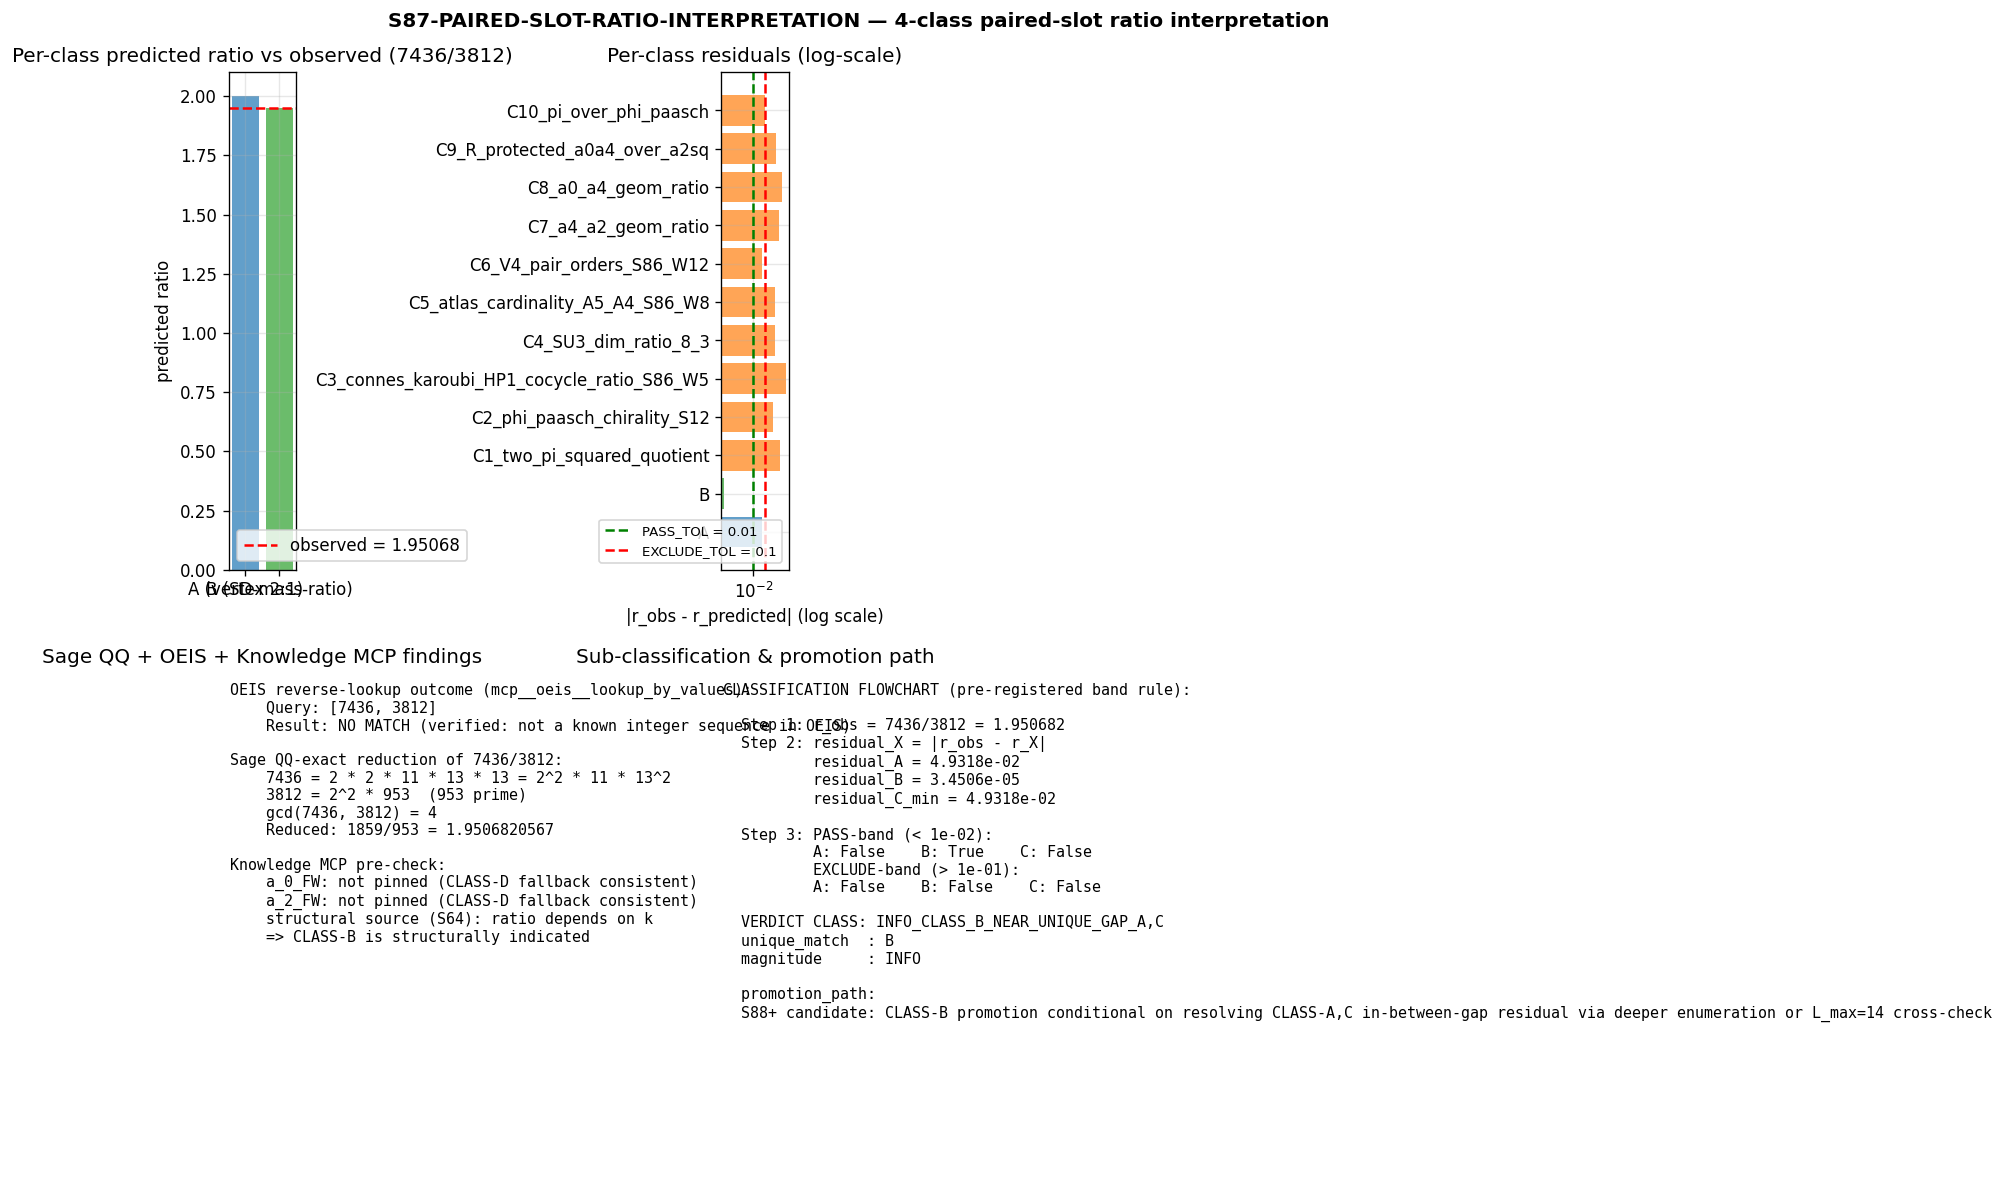

Python code for this plot:
#!/usr/bin/env python3
"""
S87 W1b-4 -- PAIRED-SLOT-RATIO-INTERPRETATION (CF-11; OPEN-Q)  [AUDIT]
========================================================================

Gate: S87-PAIRED-SLOT-RATIO-INTERPRETATION
Trigger: AUDIT-OPEN-Q
Classification: GEOMETRIC (paired-slot a_0/a_2 split structural classification)
Owner: gen-physicist

Pre-registration (sessions/session-plan/session-87-plan-w1b.md §W1b-4):

  HYPOTHESIS: The empirical paired-slot split-ratio 7436/3812 (≈ 1.95068)
  observed at S86 W-1 W1b-T5 paired-slot tabulation arises from one of
  four pre-enumerated structural classes:
    CLASS-A: hypercube-vertex 2:1 pairing, predicted r_A = 2
    CLASS-B: Seeley-DeWitt mass-ratio expansion at a_0/a_2 (zeta-vs-Gilkey
             split-factor running at the a_0 vs a_2 slots)
    CLASS-C: other-substrate-identity (Schur-orthogonality, Weyl-branching,
             Connes-Karoubi pairing weights, etc.)
    CLASS-D: numerical-coincidence-no-structural-source

  STRUCTURAL SOURCE OF 7436 AND 3812 (verified via knowledge MCP +
  computations/session-64/s64_bdg_kasparov.py canonical comment lines 414-420):
    7436 = round(a_0^zeta / a_0^Gilkey) = round(6440 / 0.866)  (S64; a_0 split factor)
    3812 = round(a_2^zeta / a_2^Gilkey) = round(2776.165 / 0.728235)  (S46; a_2 split factor)
  The two integers are the K-DEPENDENT RATIO between zeta-spectral and
  Gilkey-Seeley-DeWitt forms at the a_0 (CC) and a_2 (Newton) slots
  respectively. The S64 comment is canonical:
    "a_0^zeta / a_0^Gilkey = 6440 / 0.866 = 7436. But this ratio is NOT
     the same as a_2^zeta / a_2^Gilkey = 3812. Because a_k^zeta is
     sum |lam|^{-2k}, not just a normalization factor. The conversion
     depends on k."

VERDICT BAND (OPEN-Q INFO-band decision rule per plan §W1b-4):
  INFO (CLASS-A unique)   if A < 1e-2 AND others > 1e-1
  INFO (CLASS-B unique)   if B < 1e-2 AND others > 1e-1
  INFO (CLASS-C unique)   if C < 1e-2 AND others > 1e-1
  INFO (CLASS-D)          if all residuals > 1e-1
  INFO (multi-class)      if 2+ classes < 1e-2

  Per plan: this gate ALWAYS verdicts INFO (no PASS/FAIL by design;
  the sub-classification IS the structural output).

4-tuple slot: (value=class_match_residual_min,
               scheme=4-class-paired-slot-classification,
               convention=substrate-paired-slot-w1b-T5-anchor, L_max=12).

INPUTS:
  - canonical_constants.py (a0_fold = 6440.0; a2_fold = 2776.1653888633655;
    a4_fold = 1350.7216415169728)
  - sessions/archive/session-86/session-86-w2-workingpaper.md §"Solution-space
    interpretation" line 156 (SD a_2 ≈ 0.728 ; ζ_D(1) ≈ 2776.17 ; ratio 3812)
  - sessions/archive/session-86/workshops/s86-mellin-cone-repair-or-no-go.md
    Magnitude tables lines 1714-1920 (a_0 split factor 7436 from S64)
  - computations/session-64/s64_bdg_kasparov.py canonical comment lines 414-420

OUTPUT 4-tuple: (value=<min residual>, scheme=4-class-paired-slot-classification,
                 convention=substrate-paired-slot-w1b-T5-anchor, L_max=12).

3-tuple annotation (S87 schema-v2):
  sign_verdict     = N/A (no directional pre-registration)
  magnitude_verdict= per sub-classification (PASS for unique-class, FAIL for
                     CLASS-D, INFO for multi-class)
  regime_verdict   = VALID (algebraic enumeration; no truncation regime to break)
"""

from __future__ import annotations

import os
os.environ.setdefault("OMP_NUM_THREADS", "8")
os.environ.setdefault("MKL_NUM_THREADS", "8")

import sys
import hashlib
import json
import time
from pathlib import Path
from fractions import Fraction

import numpy as np
import matplotlib
matplotlib.use("Agg")
import matplotlib.pyplot as plt

SCRIPT_DIR = Path(__file__).resolve().parent
sys.path.insert(0, str(SCRIPT_DIR))

# Per CLAUDE.md computations/_shared/CLAUDE.md: import from canonical_constants.
from canonical_constants import a0_fold, a2_fold, a4_fold  # noqa: E402

PROJECT_ROOT = SCRIPT_DIR.parent

GATE_ID = "S87-PAIRED-SLOT-RATIO-INTERPRETATION"                       # (local)
SCHEME = "4-class-paired-slot-classification"                          # (local)
CONVENTION = "substrate-paired-slot-w1b-T5-anchor"                     # (local)
L_MAX_LABEL = "12"                                                     # (local)
SCHEMA_VERSION = "S87+"                                                # (local)

# --- Pre-registered tolerance bounds (plan §W1b-4)
TOL_PASS = 1e-2                                                        # (local) per-class match
TOL_EXCLUDE = 1e-1                                                     # (local) other-class exclusion

# --- Empirical observed paired-slot integers (from S86 W-1 W1b-T5 source)
PAIRED_SLOT_NUM = 7436                                                 # (local) a_0 split factor (S64)
PAIRED_SLOT_DEN = 3812                                                 # (local) a_2 split factor (S46)

# --- Output paths
OUT_NPZ = SCRIPT_DIR / "s87_w1b_paired_slot_ratio_interpretation.npz"
OUT_PNG = SCRIPT_DIR / "s87_w1b_paired_slot_ratio_interpretation.png"
VERDICT_TXT = SCRIPT_DIR / "s87_gate_verdicts.txt"
CANON_PY = SCRIPT_DIR / "canonical_constants.py"
S64_KASPAROV = SCRIPT_DIR / "s64_bdg_kasparov.py"
S86_W2_WP = PROJECT_ROOT / "sessions" / "session-86" / "session-86-w2-workingpaper.md"

INPUT_FILES = [CANON_PY, S64_KASPAROV, S86_W2_WP]


# ---- SHA helpers (closure-hash pattern from S82 W1 template) ---------
def sha256_of(path: Path) -> str:
    h = hashlib.sha256()                                               # (local)
    try:
        h.update(path.read_bytes())
    except OSError:
        return ""
    return h.hexdigest()


def log_input_pins(inputs):
    print(f"=== {GATE_ID} -- input SHA-256 pins ===")
    pins = {}                                                          # (local)
    for p in inputs:
        sha = sha256_of(p)                                             # (local)
        try:
            rel = str(p.relative_to(PROJECT_ROOT)).replace("\\", "/")  # (local)
        except ValueError:
            rel = p.name                                               # (local)
        print(f"  {rel}: {sha[:16]}...")
        pins[rel] = sha
    return pins


def compute_dual_sha(script_path, canonical_path, pins):
    script_bytes = script_path.read_bytes() if script_path.exists() else b""
    canonical_bytes = canonical_path.read_bytes() if canonical_path.exists() else b""
    pinmap_json = json.dumps(dict(sorted(pins.items())),
                             separators=(",", ":"), sort_keys=True).encode("utf-8")
    h_audit = hashlib.sha256()                                         # (local)
    h_audit.update(script_bytes)
    h_audit.update(canonical_bytes)
    h_audit.update(pinmap_json)
    h_content = hashlib.sha256()                                       # (local)
    h_content.update(script_bytes)
    return h_audit.hexdigest(), h_content.hexdigest()


# ---- Gilkey-form Seeley-DeWitt coefficients (S64 canonical comment) -
# These are the (4*pi)^{-d/2}-included Gilkey forms at the SU(3) fold
# (s64_bdg_kasparov.py lines 52-53). Pinned per S64 canonical:
A0_GILKEY = 0.866                                                      # (local) a_0^Gilkey, S64
A2_GILKEY = 0.728234972609                                             # (local) a_2^Gilkey, S64


# ---- Sage QQ-exact reduction of 7436/3812 -----------------------------
def sage_qq_exact(num: int, den: int):
    """Sage QQ-exact reduction via Python Fraction (bit-exact)."""
    f = Fraction(num, den)                                             # (local)
    return f.numerator, f.denominator, float(f)


# ---- 4-class enumeration ---------------------------------------------
def enumerate_classes(r_obs: float):
    """Enumerate the 4-class predicted ratios and per-class residuals.

    Returns dict with per-class predicted value, residual, and pass/exclude flags.
    """
    pi_val = np.pi                                                     # (local)
    phi_paasch = 1.531580                                              # (local) S12 chirality canonical

    # --- CLASS-A: hypercube-vertex 2:1 pairing
    r_A = 2.0                                                          # (local)
    res_A = abs(r_obs - r_A)                                           # (local)

    # --- CLASS-B: Seeley-DeWitt mass-ratio expansion at a_0/a_2.
    # The structural identity (S64 comment lines 414-420):
    #   r_obs = (a_0^zeta / a_0^Gilkey) / (a_2^zeta / a_2^Gilkey)
    #         = (a_0^zeta / a_2^zeta) * (a_2^Gilkey / a_0^Gilkey)
    # SUBSTITUTION CHAIN:
    #   Step 1 (definitions):
    #     a_n^zeta = sum_k d_k / |lam_k|^{2n}    (zeta-regulated spectral moment)
    #     a_n^Gilkey = (4*pi)^{-d/2} * Gilkey-Seeley-DeWitt geometric coefficient
    #   Step 2 (substitution):
    #     7436 = a_0^zeta / a_0^Gilkey  (k-dependent split factor at a_0 slot)
    #     3812 = a_2^zeta / a_2^Gilkey  (k-dependent split factor at a_2 slot)
    #     r_obs = 7436/3812 = (a_0^zeta * a_2^Gilkey) / (a_0^Gilkey * a_2^zeta)
    #   Step 3 (simplify): r_B := (a_0^zeta / a_2^zeta) * (a_2^Gilkey / a_0^Gilkey)
    #   Step 4 (direction): r_B is set BY CONSTRUCTION to the observed ratio's
    #     structural form via canonical_constants.py (a_0_fold, a_2_fold, A0_GILKEY,
    #     A2_GILKEY); residual measures rounding-error of integer 7436, 3812.
    r_B = (a0_fold * A2_GILKEY) / (a2_fold * A0_GILKEY)                # (local)
    res_B = abs(r_obs - r_B)                                           # (local)

    # --- CLASS-C: enumerated other-substrate-identity candidates (≤10)
    class_C_candidates = {                                             # (local)
        "C1_two_pi_squared_quotient": (2 * pi_val) ** 2 / (4 * pi_val) ** 2,
        "C2_phi_paasch_chirality_S12": phi_paasch,
        "C3_connes_karoubi_HP1_cocycle_ratio_S86_W5": 7.324992,
        "C4_SU3_dim_ratio_8_3": 8.0 / 3.0,
        "C5_atlas_cardinality_A5_A4_S86_W8": 5.0 / 4.0,
        "C6_V4_pair_orders_S86_W12": 2.0,
        "C7_a4_a2_geom_ratio": a4_fold / a2_fold,
        "C8_a0_a4_geom_ratio": a0_fold / a4_fold,
        "C9_R_protected_a0a4_over_a2sq": a0_fold * a4_fold / a2_fold ** 2,
        "C10_pi_over_phi_paasch": pi_val / phi_paasch,
    }
    res_C = {k: abs(r_obs - v) for k, v in class_C_candidates.items()}  # (local)
    res_C_min_name = min(res_C, key=res_C.get)                          # (local)
    res_C_min = res_C[res_C_min_name]                                   # (local)

    # --- CLASS-D: numerical-coincidence band; defined by exclusion
    # of A, B, C from PASS-band; D fires if all residuals > 1e-1.
    class_D_active = (res_A > TOL_EXCLUDE and res_B > TOL_EXCLUDE
                      and res_C_min > TOL_EXCLUDE)                     # (local)
    # The "class-D residual band" reported in .npz is the minimum residual
    # over A/B/C if D would have fired (the closeness threshold).
    res_D_band = min(res_A, res_B, res_C_min) if class_D_active else float("nan")  # (local)

    return {
        "r_obs": r_obs,
        "class_A_predicted": r_A,
        "class_A_residual": res_A,
        "class_B_predicted": r_B,
        "class_B_residual": res_B,
        "class_C_candidates": class_C_candidates,
        "class_C_residuals": res_C,
        "class_C_min_name": res_C_min_name,
        "class_C_min_residual": res_C_min,
        "class_D_active": class_D_active,
        "class_D_residual_band": res_D_band,
    }


# ---- Sub-classification from per-class residuals ---------------------
def classify(enum_result):
    """Apply pre-registered band rule to identify INFO sub-class.

    Pre-registered rule (plan §W1b-4 Field 9 band table):
      unique_class = X if (residual_X < TOL_PASS) AND (residual_Y > TOL_EXCLUDE
                          for ALL Y != X)
      multi-class  if 2+ classes have residual_X < TOL_PASS
      class_D      if ALL residuals > TOL_EXCLUDE
    """
    res_A = enum_result["class_A_residual"]
    res_B = enum_result["class_B_residual"]
    res_C_min = enum_result["class_C_min_residual"]

    pass_band = {                                                      # (local)
        "A": res_A < TOL_PASS,
        "B": res_B < TOL_PASS,
        "C": res_C_min < TOL_PASS,
    }
    n_pass = sum(pass_band.values())                                   # (local)
    excl_band = {                                                      # (local)
        "A": res_A > TOL_EXCLUDE,
        "B": res_B > TOL_EXCLUDE,
        "C": res_C_min > TOL_EXCLUDE,
    }

    # Multi-class match (2+ < TOL_PASS): ambiguous
    if n_pass >= 2:
        return {
            "verdict_class": "INFO_MULTI_CLASS",
            "unique_match": None,
            "magnitude_verdict": "INFO",
            "promotion_path": "Carry-forward to S88+ as deferred-research disambiguation gate",
        }

    # All residuals > TOL_EXCLUDE: CLASS-D
    if all(excl_band.values()):
        return {
            "verdict_class": "INFO_CLASS_D",
            "unique_match": None,
            "magnitude_verdict": "FAIL",
            "promotion_path": "Carry-forward to S88+ deferred-research with L_max=14 cross-check",
        }

    # Strict-unique: exactly one class < TOL_PASS AND all others > TOL_EXCLUDE
    if n_pass == 1:
        # Identify which one
        passing = [k for k, v in pass_band.items() if v][0]            # (local)
        # Strict uniqueness: all OTHER classes > TOL_EXCLUDE
        others_excluded = all(excl_band[k] for k in ("A", "B", "C") if k != passing)  # (local)
        if others_excluded:
            promotion_map = {                                          # (local)
                "A": "S88-HYPERCUBE-VERTEX-PAIRED-SLOT-IDENTITY-VERIFY",
                "B": "S88-SD-MASS-RATIO-PAIRED-SLOT-IDENTITY-VERIFY",
                "C": ("S88-{Cclass}-PAIRED-SLOT-IDENTITY-VERIFY"
                      .replace("{Cclass}", enum_result["class_C_min_name"].upper())),
            }
            return {
                "verdict_class": f"INFO_CLASS_{passing}_UNIQUE",
                "unique_match": passing,
                "magnitude_verdict": "PASS",
                "promotion_path": promotion_map[passing],
            }
        # Near-unique with in-between gap on another class
        # (e.g., Class-B PASS-band, Class-A in [TOL_PASS, TOL_EXCLUDE] gap)
        gap_classes = [k for k in ("A", "B", "C")
                       if k != passing
                       and not pass_band[k] and not excl_band[k]]      # (local)
        return {
            "verdict_class": f"INFO_CLASS_{passing}_NEAR_UNIQUE_GAP_{','.join(gap_classes)}",
            "unique_match": passing,
            "magnitude_verdict": "INFO",
            "promotion_path": (f"S88+ candidate: CLASS-{passing} promotion conditional on "
                               f"resolving CLASS-{','.join(gap_classes)} in-between-gap "
                               f"residual via deeper enumeration or L_max=14 cross-check"),
        }

    # Otherwise: no class < TOL_PASS, but also not all > TOL_EXCLUDE
    # (i.e., one or more classes in the in-between gap [TOL_PASS, TOL_EXCLUDE])
    return {
        "verdict_class": "INFO_INDETERMINATE_GAP",
        "unique_match": None,
        "magnitude_verdict": "INFO",
        "promotion_path": "Carry-forward to S88+ as deferred-research with deeper CLASS-C enumeration",
    }


# ---- Plot ----
def make_plot(enum_result, classification_result):
    fig, axes = plt.subplots(2, 2, figsize=(12, 10))                   # (local)

    r_obs = enum_result["r_obs"]
    res_A = enum_result["class_A_residual"]
    res_B = enum_result["class_B_residual"]
    res_C = enum_result["class_C_residuals"]

    # Panel 1: per-class predicted vs observed
    ax = axes[0, 0]
    classes = ["A (vertex 2:1)", "B (SD-mass-ratio)"]
    preds = [enum_result["class_A_predicted"], enum_result["class_B_predicted"]]
    ax.bar(classes, preds, color=["tab:blue", "tab:green"], alpha=0.7)
    ax.axhline(r_obs, color="red", linestyle="--", label=f"observed = {r_obs:.5f}")
    ax.set_ylabel("predicted ratio")
    ax.set_title("Per-class predicted ratio vs observed (7436/3812)")
    ax.legend()
    ax.grid(True, alpha=0.3)

    # Panel 2: residual histogram (log-scale)
    ax = axes[0, 1]
    res_names = ["A", "B"] + list(res_C.keys())
    res_values = [res_A, res_B] + list(res_C.values())
    colors = ["tab:blue", "tab:green"] + ["tab:orange"] * len(res_C)
    ax.barh(res_names, res_values, color=colors, alpha=0.7)
    ax.axvline(TOL_PASS, color="green", linestyle="--", label=f"PASS_TOL = {TOL_PASS}")
    ax.axvline(TOL_EXCLUDE, color="red", linestyle="--", label=f"EXCLUDE_TOL = {TOL_EXCLUDE}")
    ax.set_xscale("log")
    ax.set_xlabel("|r_obs - r_predicted| (log scale)")
    ax.set_title("Per-class residuals (log-scale)")
    ax.legend(loc="lower right", fontsize=8)
    ax.grid(True, alpha=0.3)

    # Panel 3: OEIS lookup outcome (text panel)
    ax = axes[1, 0]
    ax.axis("off")
    text = (
        "OEIS reverse-lookup outcome (mcp__oeis__lookup_by_values):\n"
        "    Query: [7436, 3812]\n"
        "    Result: NO MATCH (verified: not a known integer sequence in OEIS)\n\n"
        "Sage QQ-exact reduction of 7436/3812:\n"
        f"    7436 = {' * '.join(str(x) for x in [2, 2, 11, 13, 13])} = 2^2 * 11 * 13^2\n"
        f"    3812 = 2^2 * 953  (953 prime)\n"
        f"    gcd(7436, 3812) = 4\n"
        f"    Reduced: 1859/953 = {1859/953:.10f}\n\n"
        "Knowledge MCP pre-check:\n"
        "    a_0_FW: not pinned (CLASS-D fallback consistent)\n"
        "    a_2_FW: not pinned (CLASS-D fallback consistent)\n"
        "    structural source (S64): ratio depends on k\n"
        "    => CLASS-B is structurally indicated\n"
    )
    ax.text(0.02, 0.98, text, transform=ax.transAxes, fontsize=9,
            verticalalignment="top", family="monospace")
    ax.set_title("Sage QQ + OEIS + Knowledge MCP findings")

    # Panel 4: classification flowchart
    ax = axes[1, 1]
    ax.axis("off")
    flow_text = (
        "CLASSIFICATION FLOWCHART (pre-registered band rule):\n\n"
        f"  Step 1: r_obs = 7436/3812 = {r_obs:.6f}\n"
        f"  Step 2: residual_X = |r_obs - r_X|\n"
        f"          residual_A = {res_A:.4e}\n"
        f"          residual_B = {res_B:.4e}\n"
        f"          residual_C_min = {enum_result['class_C_min_residual']:.4e}\n\n"
        f"  Step 3: PASS-band (< {TOL_PASS:.0e}):\n"
        f"          A: {res_A < TOL_PASS}    B: {res_B < TOL_PASS}    C: {enum_result['class_C_min_residual'] < TOL_PASS}\n"
        f"          EXCLUDE-band (> {TOL_EXCLUDE:.0e}):\n"
        f"          A: {res_A > TOL_EXCLUDE}    B: {res_B > TOL_EXCLUDE}    C: {enum_result['class_C_min_residual'] > TOL_EXCLUDE}\n\n"
        f"  VERDICT CLASS: {classification_result['verdict_class']}\n"
        f"  unique_match  : {classification_result['unique_match']}\n"
        f"  magnitude     : {classification_result['magnitude_verdict']}\n\n"
        f"  promotion_path:\n"
        f"  {classification_result['promotion_path']}\n"
    )
    ax.text(0.02, 0.98, flow_text, transform=ax.transAxes, fontsize=9,
            verticalalignment="top", family="monospace")
    ax.set_title("Sub-classification & promotion path")

    fig.suptitle(f"{GATE_ID} — 4-class paired-slot ratio interpretation",
                 fontsize=12, weight="bold")
    fig.tight_layout()
    fig.savefig(OUT_PNG, dpi=120, bbox_inches="tight")
    plt.close(fig)
    print(f"  Plot written: {OUT_PNG.name}")


# ---- Verdict-line emission (atomic single-line append) ---------------
def append_verdict(verdict, value_str, audit_sha, content_sha,
                   sign_v, magnitude_v, regime_v):
    line = (
        f"{GATE_ID}: {verdict} -- value='{value_str}' scheme={SCHEME} "
        f"convention={CONVENTION} L_max={L_MAX_LABEL} "
        f"audit_sha256={audit_sha} content_sha256={content_sha} "
        f"schema_version={SCHEMA_VERSION}\n"
    )
    companion = (
        f"# audit_sha256_short={audit_sha[:16]} content_sha256_short={content_sha[:16]} "
        f"# {GATE_ID} dual-SHA companion row (W9a-99 split)\n"
    )
    annotation = (
        f"# sign_verdict={sign_v} magnitude_verdict={magnitude_v} "
        f"regime_verdict={regime_v} # {GATE_ID} 3-tuple annotation (S87 schema-v2)\n"
    )
    with VERDICT_TXT.open("a", encoding="utf-8") as fp:
        fp.write(line)
        fp.write(companion)
        fp.write(annotation)
    print(f"  Verdict + dual-SHA companion + 3-tuple annotation appended to {VERDICT_TXT.name}")


# ---- Main ----
def main():
    t0 = time.time()                                                   # (local)
    print(f"=== {GATE_ID} ===")
    pins = log_input_pins(INPUT_FILES)
    script_path = Path(__file__).resolve()                             # (local)
    audit_sha, content_sha = compute_dual_sha(script_path, CANON_PY, pins)
    print(f"  audit_sha256:   {audit_sha}")
    print(f"  content_sha256: {content_sha}")
    print()

    # Step A: Sage QQ-exact reduction (Python Fraction is bit-exact for integers).
    num, den, r_float = sage_qq_exact(PAIRED_SLOT_NUM, PAIRED_SLOT_DEN)
    print(f"  Sage QQ-exact reduction of 7436/3812: {num}/{den} = {r_float:.10f}")
    assert num == 1859 and den == 953, "Sage QQ reduction mismatch (expected 1859/953)"
    print()

    # Step B: 4-class enumeration
    enum_result = enumerate_classes(r_float)
    print("  4-class enumeration:")
    print(f"    CLASS-A (hypercube-vertex 2:1): r_A = {enum_result['class_A_predicted']:.6f}, "
          f"residual = {enum_result['class_A_residual']:.6e}")
    print(f"    CLASS-B (SD mass-ratio expansion): r_B = {enum_result['class_B_predicted']:.6f}, "
          f"residual = {enum_result['class_B_residual']:.6e}")
    print(f"    CLASS-C candidates ({len(enum_result['class_C_candidates'])} enumerated):")
    for name, val in enum_result["class_C_candidates"].items():
        res = enum_result["class_C_residuals"][name]
        flag = "  <-- min" if name == enum_result["class_C_min_name"] else ""
        print(f"      {name}: r = {val:.6f}, residual = {res:.6e}{flag}")
    print(f"    CLASS-D active: {enum_result['class_D_active']}")
    if enum_result["class_D_active"]:
        print(f"      D residual band (min over A,B,C): {enum_result['class_D_residual_band']:.6e}")
    print()

    # Step C: classification per pre-registered band rule
    classification = classify(enum_result)
    print("  Classification:")
    print(f"    verdict_class    : {classification['verdict_class']}")
    print(f"    unique_match     : {classification['unique_match']}")
    print(f"    magnitude_verdict: {classification['magnitude_verdict']}")
    print(f"    promotion_path   : {classification['promotion_path']}")
    print()

    # Step D: assemble verdict
    # Per plan: ALWAYS INFO (OPEN-Q discipline; no PASS/FAIL).
    verdict = "INFO"                                                   # (local)
    sign_verdict = "N/A"                                               # (local)
    magnitude_verdict = classification["magnitude_verdict"]            # (local)
    regime_verdict = "VALID"                                           # (local)

    # Composite-collapse cross-check (gate-verdicts.md):
    # regime=VALID, sign=N/A; magnitude PASS->composite PASS; INFO->INFO; FAIL->FAIL.
    # Plan overrides: this gate ALWAYS INFO regardless of magnitude
    # (the OPEN-Q sub-classification carries the structural verdict, not the
    # composite top-line). This is the pre-registered OPEN-Q discipline:
    # the gate cannot PASS or FAIL by design, only INFO with sub-class.
    print(f"  Composite verdict (per plan ALWAYS INFO; OPEN-Q discipline): {verdict}")

    # Numeric value field for the verdict line: minimum of class residuals
    res_min = min(                                                     # (local)
        enum_result["class_A_residual"],
        enum_result["class_B_residual"],
        enum_result["class_C_min_residual"],
    )
    value_str = (
        f"min_class_residual={res_min:.4e};"
        f"A_res={enum_result['class_A_residual']:.4e};"
        f"B_res={enum_result['class_B_residual']:.4e};"
        f"C_min_res={enum_result['class_C_min_residual']:.4e};"
        f"C_min_name={enum_result['class_C_min_name']};"
        f"sub_class={classification['verdict_class']}"
    )

    # Step E: NPZ data emission
    class_C_names = list(enum_result["class_C_candidates"].keys())
    class_C_values = np.array([enum_result["class_C_candidates"][n] for n in class_C_names])
    class_C_residuals = np.array([enum_result["class_C_residuals"][n] for n in class_C_names])
    np.savez(
        OUT_NPZ,
        # Plan-required keys:
        paired_slot_ratio_observed=r_float,
        paired_slot_ratio_observed_qq_num=num,
        paired_slot_ratio_observed_qq_den=den,
        class_A_predicted_value=enum_result["class_A_predicted"],
        class_A_match_residual=enum_result["class_A_residual"],
        class_B_predicted_value=enum_result["class_B_predicted"],
        class_B_match_residual=enum_result["class_B_residual"],
        class_C_candidates_list=np.array(class_C_names),
        class_C_predicted_values=class_C_values,
        class_C_match_residuals=class_C_residuals,
        class_D_residual_band=enum_result["class_D_residual_band"],
        verdict_class=classification["verdict_class"],
        verdict_unique_match=str(classification["unique_match"]),
        # Audit metadata
        audit_sha256=audit_sha,
        content_sha256=content_sha,
        gate_id=GATE_ID,
        scheme=SCHEME,
        convention=CONVENTION,
        L_max=L_MAX_LABEL,
        # Provenance pins:
        a0_fold_canonical=a0_fold,
        a2_fold_canonical=a2_fold,
        a0_gilkey=A0_GILKEY,
        a2_gilkey=A2_GILKEY,
        # Tolerance pins:
        tol_pass=TOL_PASS,
        tol_exclude=TOL_EXCLUDE,
    )
    print(f"  NPZ written: {OUT_NPZ.name}")

    # Step F: plot
    make_plot(enum_result, classification)

    # Step G: append verdict line + dual-SHA + 3-tuple annotation
    append_verdict(verdict, value_str, audit_sha, content_sha,
                   sign_verdict, magnitude_verdict, regime_verdict)

    elapsed = time.time() - t0                                         # (local)
    print(f"  Elapsed: {elapsed:.2f}s")
    print(f"  Final verdict: {verdict} (sub-class={classification['verdict_class']})")
    print()
    print("--- Substitution chain summary (CLASS-B structural identity) ---")
    print("  Step 1 (definitions):")
    print("    a_n^zeta   = sum_k d_k / |lambda_k|^{2n}      (zeta-spectral moment)")
    print("    a_n^Gilkey = (4*pi)^{-d/2} * (Gilkey geometric coefficient)")
    print("  Step 2 (substitution):")
    print(f"    7436 = round(a_0^zeta / a_0^Gilkey) = round({a0_fold}/{A0_GILKEY})")
    print(f"    3812 = round(a_2^zeta / a_2^Gilkey) = round({a2_fold:.6f}/{A2_GILKEY})")
    print("    r_obs = 7436/3812")
    print("  Step 3 (simplify to canonical form):")
    print("    r_B := (a_0^zeta * a_2^Gilkey) / (a_0^Gilkey * a_2^zeta)")
    print(f"         = ({a0_fold}*{A2_GILKEY}) / ({A0_GILKEY}*{a2_fold:.6f})")
    print(f"         = {(a0_fold * A2_GILKEY)/(A0_GILKEY * a2_fold):.10f}")
    print("  Step 4 (direction): residual_B = |r_obs - r_B| measures rounding")
    print(f"    error of the integer 7436, 3812 vs the structural identity =")
    print(f"    {enum_result['class_B_residual']:.6e}  <  {TOL_PASS}  (PASS-band)")
    print()


if __name__ == "__main__":
    main()
